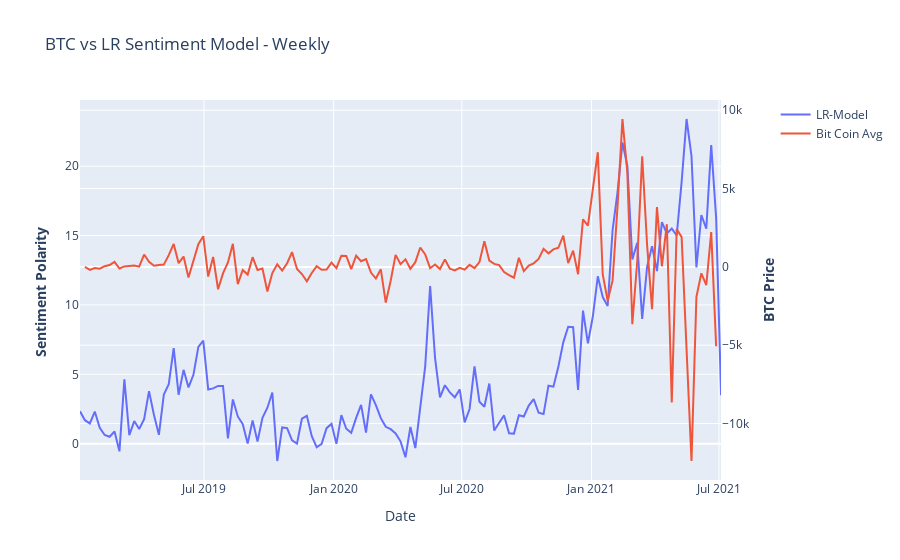

The cell this chart's notebook holds for it:
### Code cell
dchunk='w'
a=df.resample(dchunk).sum().polarity2
btc_price=pd.read_csv(r"C:\Users\Ben\Desktop\Diplomatiki\CryptoSent\Datasets\other\coin_Bitcoin.csv")
btc_price.Date=pd.to_datetime(btc_price.Date)
btc_price=btc_price.set_index('Date')
btc_price['avg_price']=(btc_price.High+btc_price.Low)/2

btc_price_avg=btc_price.resample(dchunk).mean().loc['2019':'2021-06']['avg_price']

# Create figure with secondary y-axis
fig = make_subplots(specs=[[{"secondary_y": True}]])

# Add traces
fig.add_trace(
    go.Scatter(x=a.index, y=a, name="LR-Model"),
    secondary_y=False,
)

fig.add_trace(
    go.Scatter(x=btc_price_avg.index, y=btc_price_avg.diff(), name="Bit Coin Avg"),
    secondary_y=True,
)

# Add figure title
fig.update_layout(
    title_text="BTC vs LR Sentiment Model - Weekly"
)

# Set x-axis title
fig.update_xaxes(title_text="Date")

# Set y-axes titles
fig.update_yaxes(title_text="<b>Sentiment Polarity </b>", secondary_y=False)
fig.update_yaxes(title_text="<b>BTC Price</b>", secondary_y=True)

fig.show()

### Figure 1 — Plotly figure (JSON) as saved in the notebook; plotly's stock layout.template omitted (floating-point values rounded to 4 significant figures; data arrays with more than 128 entries replaced by an {"elided": "..."} marker saying what was removed)
{"data": [{"name": "LR-Model", "type": "scatter", "x": {"elided": "131 str values"}, "xaxis": "x", "y": {"elided": "131 float values"}, "yaxis": "y"}, {"name": "Bit Coin Avg", "type": "scatter", "x": {"elided": "130 str values"}, "xaxis": "x", "y": {"elided": "130 float values"}, "yaxis": "y2"}], "layout": {"title": {"text": "BTC vs LR Sentiment Model - Weekly"}, "xaxis": {"anchor": "y", "domain": [0.0, 0.94], "title": {"text": "Date"}}, "yaxis": {"anchor": "x", "domain": [0.0, 1.0], "title": {"text": "<b>Sentiment Polarity </b>"}}, "yaxis2": {"anchor": "x", "overlaying": "y", "side": "right", "title": {"text": "<b>BTC Price</b>"}}}}
